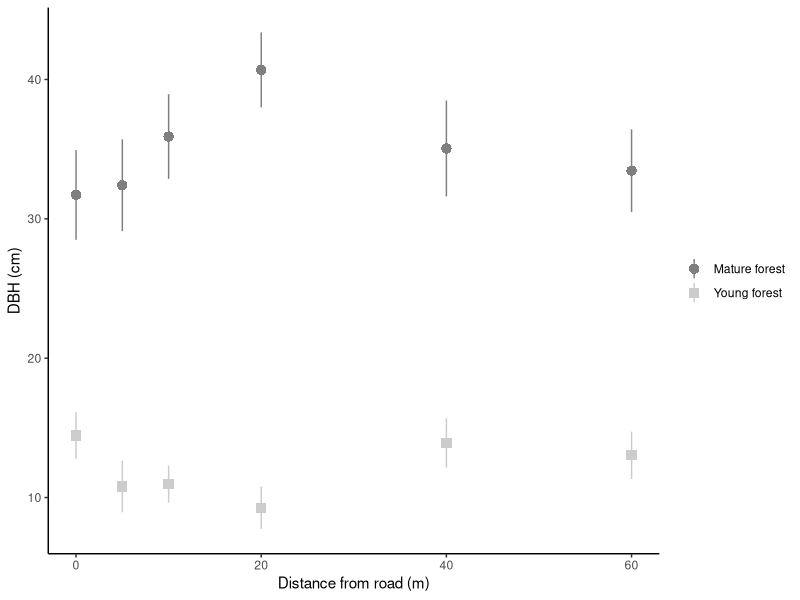
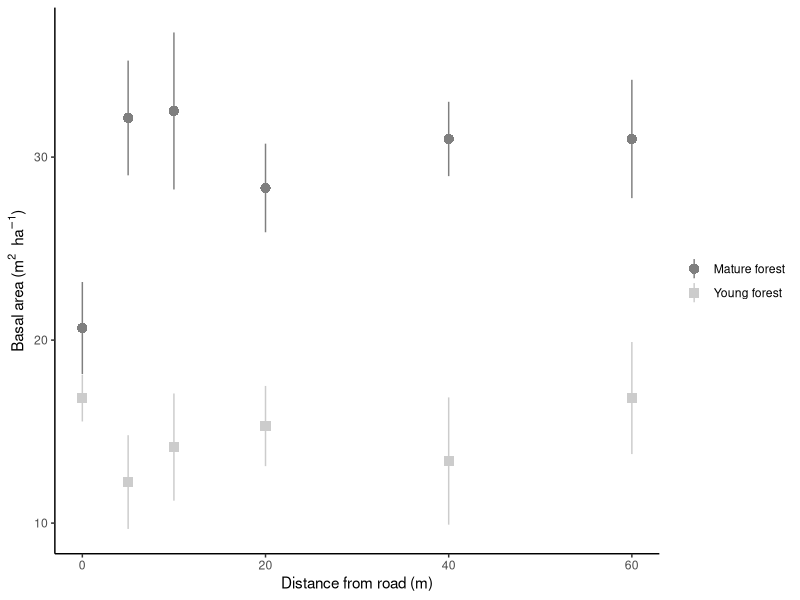
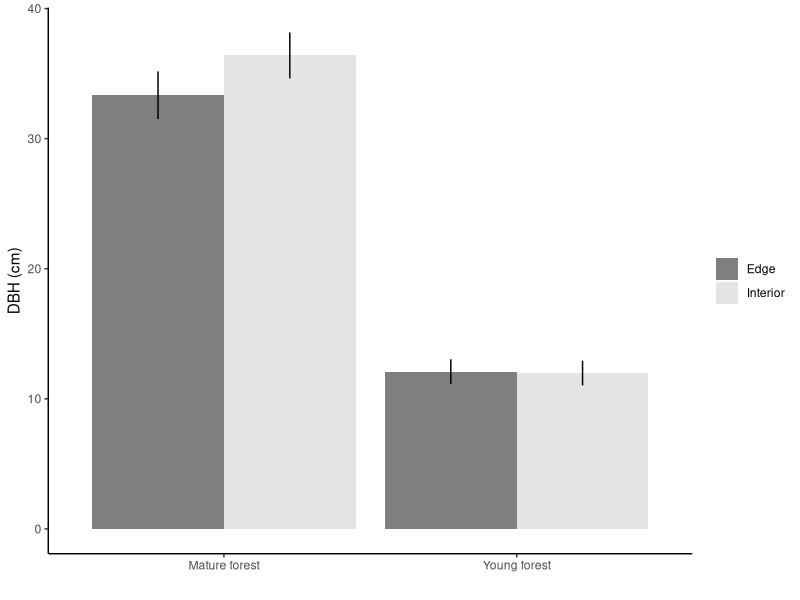
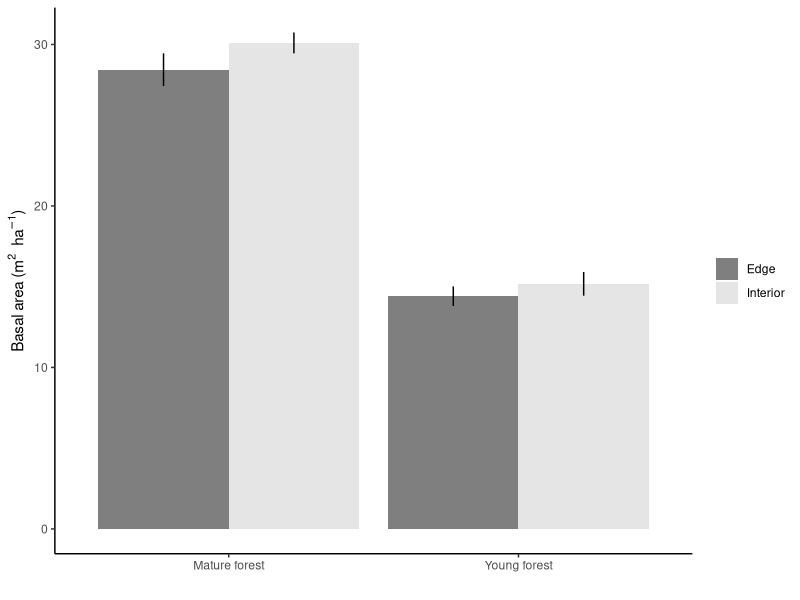
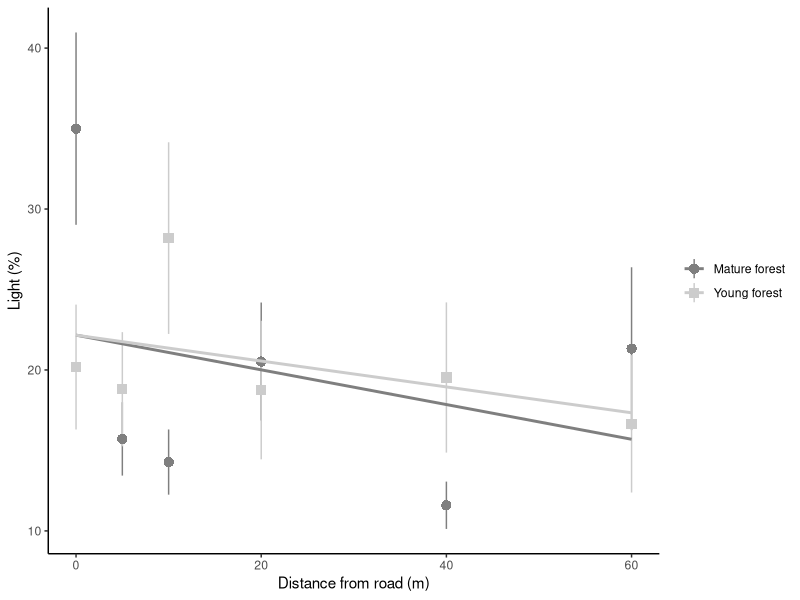
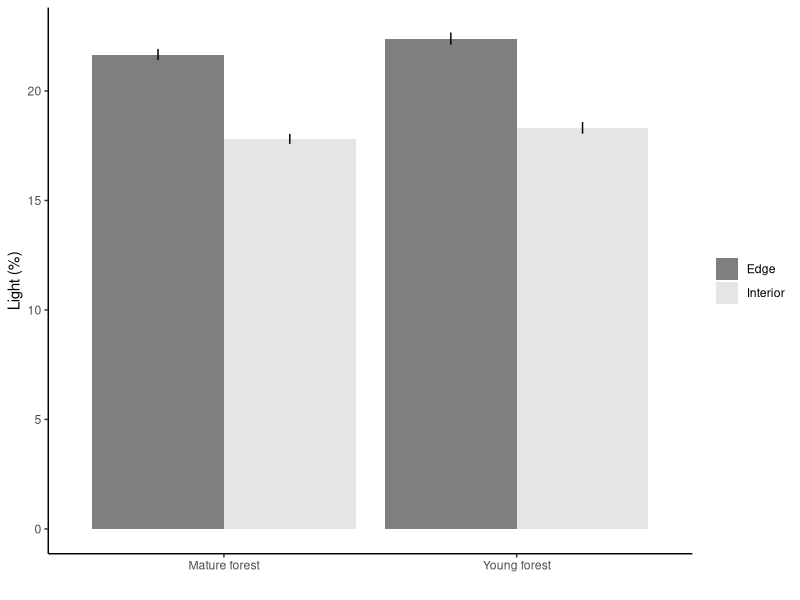
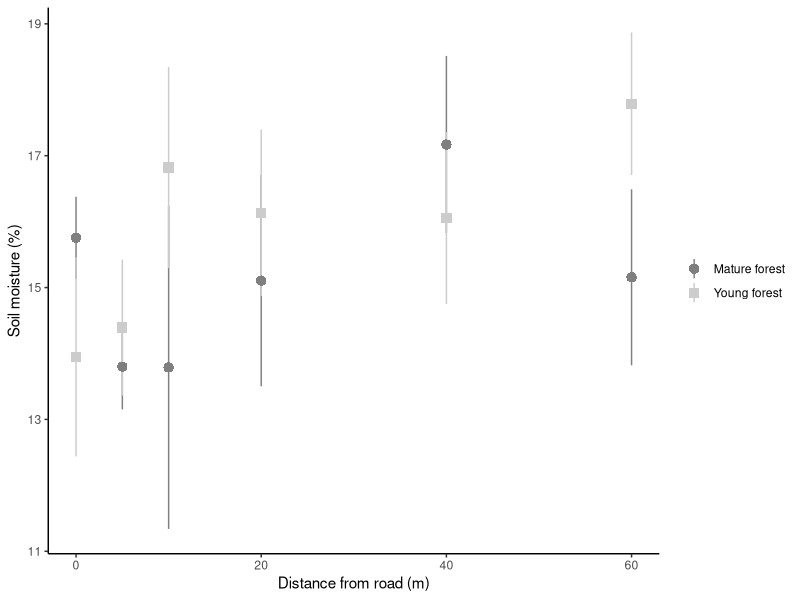
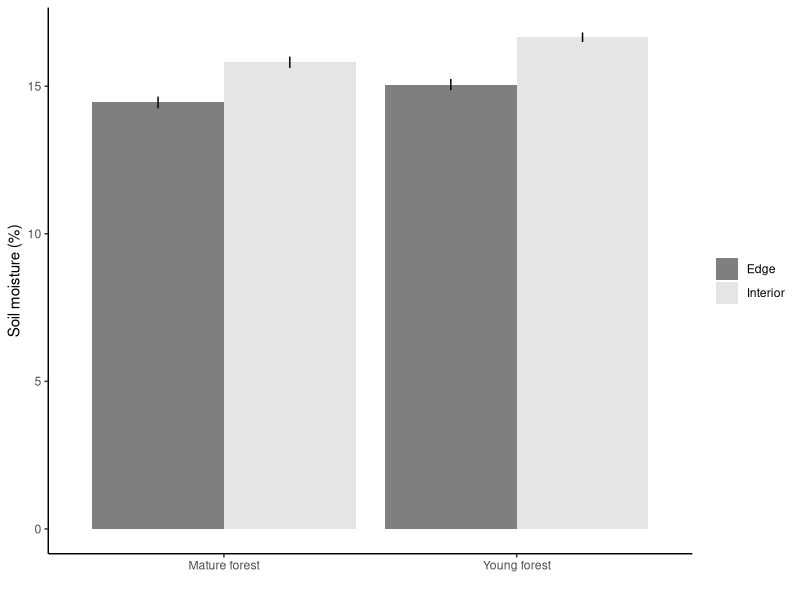

These figures' R source, in order:
## ---- chunk 1

knitr::opts_chunk$set(fig.width = 7, fig.height = 3.5)
knitr::opts_chunk$set(dpi = 600)
knitr::opts_chunk$set(echo = F)
knitr::opts_chunk$set(warning = F)
knitr::opts_chunk$set(message = F)
# knitr::opts_chunk$set(eval = F)

# options(na.action = "na.fail")# global model setting for using multimodel inference 'dredge' function

## ---- chunk 2
# library(lme4); library(car); library(sciplot); library(lmerTest); 
# library(MuMIn)
library(plyr); library(dplyr); library(tidyr); library(readr)
library(ggplot2)
library(knitr)
## ---- chunk 3
seedling_data <- read_csv("data/seedling_growth_survival_data.csv")
germination_data <- read_csv("data/germination_data.csv")
forest_data <- read_csv("data/forest_trees.csv")
light_data <- read_csv("data/light2005_data.csv")
litter_data <- read_csv("data/litter.csv")
soil_moisture_data <- read_csv("data/soil_moisture2005_data.csv")
## ---- chunk 4

sites <- data_frame(unique(seedling_data$site_code), unique(seedling_data$site_name))
names(sites) <- c("site_code","site_name")

library(stringr)
germination_data <- rename(germination_data, site_code = site)
# sort(unique(germination_data$site_code))
germination_data$site_code <- germination_data$site_code %>%
  str_sub(., 1,3) %>% 
  str_replace_all(c("Cic"="CH","Dub"="DB","Duc"="DU","Dug"="DG","For"="FR","Gri"="GR","Hdq"="HQ","Lil"="LD","Par"="PR","SR4"="SR","Yel"="TC"))

forest_data <- rename(forest_data, site_code = site)
# unique(forest_data$site_code)
forest_data$site_code <- forest_data$site_code %>% 
  str_replace_all(c("DUCK"="DU","DUB"="DB","DUG"="DG", "SR45"="SR"))

light_data <- rename(light_data, site_code = site)
# unique(light_data$site_code)
light_data$site_code <- light_data$site_code %>% 
  str_replace_all(c("DUCK"="DU","DUB"="DB","DUG"="DG", "SR45"="SR"))

litter_data <- rename(litter_data, site_code = site)
# unique(litter_data$site_code)
litter_data$site_code <- litter_data$site_code %>% 
  str_replace_all(c("DUCK"="DU","DUB"="DB","DUG"="DG", "SR45"="SR"))

soil_moisture_data <- rename(soil_moisture_data, site_code = site)
# unique(soil_moisture_data$site_code)
soil_moisture_data$site_code <- soil_moisture_data$site_code %>% 
  str_replace_all(c("Duck"="DU","DUB"="DB","DUG"="DG", "SR45"="SR","Griffy"="GR","YW"="TC"))


# summary(seedling_data)
# unique(seedling_data$species)
seedling_data <- filter(seedling_data, is.na(species)=="FALSE")
# filter(seedling_data, rgr_ht<0)
seedling_data <- seedling_data %>% 
  mutate(rgr_ht = (final_ht06 - initial_ht)/initial_ht)
## There are 97 negative values in this growth rate. Values are sometimes very inconsistent from the spring 2006 measurement to the final measurement
seedling_data <- mutate(seedling_data,
                        habitat_type = if_else(distance<20,"Edge","Interior"))

# summary(germination_data)
# unique(germination_data$species)
# filter(germination_data, is.na(seeds_germinated))$comments
germination_data <- germination_data %>% 
  mutate(pct_germinated = 100*(seeds_germinated/seeds_present),
         common_name = "",
         status = native_exotic,
         habitat_type = if_else(distance<20,"Edge","Interior"))

# summary(forest_data)
forest_data <- forest_data %>% 
  rename(distance = dist) %>% 
  mutate(habitat_type = if_else(distance<20,"Edge","Interior"))
# unique(forest_data$species)
# filter(forest_data, is.na(species))
grouped_forest_data <- forest_data %>% 
  mutate(basal_area_m2_ha = trees_in*10*(.0929/.404686)) %>% 
  group_by(site_code, age, distance) %>% 
  summarise(
    richness = n_distinct(species),
    avg_dbh = mean(dbh_cm, na.rm = T),
    se_dbh = sd(dbh_cm, na.rm = T)/sqrt(length(dbh_cm)),
    total_dbh = sum(dbh_cm, na.rm = T),
    avg_basal_area = mean(basal_area_m2_ha, na.rm = T)
  )

# summary(light_data)
light_data <- mutate(light_data, habitat_type = if_else(distance<20,"Edge","Interior"))
grouped_light_data <- light_data %>% 
  group_by(site_code, age, distance) %>% 
  summarise(avg_ppfd = mean(ppfd),
            avg_pct_light = mean(pct_light))

# summary(litter_data)
litter_data <- litter_data %>% 
  rename(distance = dist) %>% 
  mutate(habitat_type = if_else(distance<20,"Edge","Interior"))

# summary(soil_moisture_data)
soil_moisture_data <- mutate(soil_moisture_data, habitat_type = if_else(distance<20,"Edge","Interior"))


seedling_data <- seedling_data %>%
  rename(age = forest_age) %>% 
  left_join(., grouped_forest_data, by = c("age","site_code","distance")) %>% 
  left_join(., grouped_light_data, by = c("age","site_code","distance")) %>% 
  left_join(., litter_data, by = c("age","site_code","distance")) %>% 
  left_join(., soil_moisture_data, by = c("age","site_code","distance"))


germination_data <- germination_data %>%
  rename(age = forest_age) %>% 
  left_join(., grouped_forest_data, by = c("age","site_code","distance")) %>% 
  left_join(., grouped_light_data, by = c("age","site_code","distance")) %>% 
  left_join(., litter_data, by = c("age","site_code","distance")) %>% 
  left_join(., soil_moisture_data, by = c("age","site_code","distance"))

# xtabs(~ species + native_exotic, germination_data)

## ---- chunk 5
germination_data$common_name[germination_data$species=="D"] <- "Dogwood"
germination_data$common_name[germination_data$species=="A"] <- "Autumn olive"
germination_data$common_name[germination_data$species=="H"] <- "Honeysuckle"
germination_data$common_name[germination_data$species=="P"] <- "Privet"
germination_data$common_name[germination_data$species=="R"] <- "Redbud"
germination_data$common_name[germination_data$species=="S"] <- "Spicebush"

germination_data$sci_name[germination_data$species=="A"] <- "Elaeagnus umbellata"
germination_data$sci_name[germination_data$species=="H"] <- "Lonicera maackii"
germination_data$sci_name[germination_data$species=="P"] <- "Ligustrum obtusifolium"
germination_data$sci_name[germination_data$species=="D"] <- "Cornus florida"
germination_data$sci_name[germination_data$species=="R"] <- "Cercis canadensis"
germination_data$sci_name[germination_data$species=="S"] <- "Lindera benzoin"

germination_data$status[germination_data$status=="N"] <- "Native"
germination_data$status[germination_data$status=="E"] <- "Non-native"

species_table <- germination_data %>% 
  filter(site_code=="BB", distance==0) %>%
  select(species, status, common_name, sci_name)
  
# kable(species_table %>% 
#         mutate(Species = paste(common_name, " ", "(", sci_name, ")", sep="")) %>% 
#         select(Species, Status = status) %>%
#         arrange(Status)
#       )
## ---- chunk 6

forest_data$age[forest_data$age=="M"] <- "Mature forest"
forest_data$age[forest_data$age=="Y"] <- "Young forest"
# levels(forest_data$age) <- c("Mature","Young")

#  Basal area calculation: "trees_in"*10 = basal area (ft^2 acre^-1)
#  Conversion to m^2 ha^-1: 1 acre = .404686 hectares; 1 ft^2 = .0929 m^2
forest_data <- forest_data %>%
  mutate(basal_area_m2_ha = trees_in*10*(.0929/.404686))

## DBH plot
ggplot(forest_data, aes(distance, dbh_cm, shape = age, color = age)) +
  scale_shape_manual(values = c(16,15)) +
  stat_summary(fun.data = "mean_se", geom = "pointrange", size = .7) +
  scale_color_manual(values = c("grey50", "grey80")) +
  theme_classic() +
  theme(legend.title = element_blank()) +
  xlab("Distance from road (m)") +
  ylab("DBH (cm)")

## Basal area plot
ggplot(forest_data, aes(distance, basal_area_m2_ha, shape = age, color = age)) +
  scale_shape_manual(values = c(16,15)) +
  stat_summary(fun.data = "mean_se", geom = "pointrange", size = .7) +
  scale_color_manual(values = c("grey50", "grey80")) +
  theme_classic() +
  theme(legend.title = element_blank()) +
  xlab("Distance from road (m)") +
  ylab(expression(paste("Basal area (", {m}^2, "  ", {ha}^-1, ")")))

## Summarise mean and SE into new dataframe
avg_forest_data <- forest_data %>%
  group_by(age, habitat_type) %>% 
  summarise(
    richness = n_distinct(species),
    avg_dbh = mean(dbh_cm, na.rm = T),
    se_dbh = sd(dbh_cm, na.rm = T)/sqrt(length(dbh_cm)),
    total_dbh = sum(dbh_cm, na.rm = T),
    avg_basal_area = mean(basal_area_m2_ha, na.rm = T),
    se_basal_area = sd(basal_area_m2_ha, na.rm = T)/sqrt(length(basal_area_m2_ha))
  )

ggplot(avg_forest_data, aes(age, avg_dbh, fill = habitat_type)) +
  geom_col(position = "dodge") +
  geom_errorbar(aes(ymin = avg_dbh - se_dbh, ymax = avg_dbh + se_dbh), width = 0, position = position_dodge(width = .9)) +
  scale_fill_manual(values = c("grey50", "grey90")) +
  theme_classic() +
  theme(legend.title = element_blank()) +
  xlab("") +
  ylab("DBH (cm)")

ggplot(avg_forest_data, aes(age, avg_basal_area, fill = habitat_type)) +
  geom_col(position = "dodge") +
  geom_errorbar(aes(ymin = avg_basal_area - se_basal_area, ymax = avg_basal_area + se_basal_area), width = 0, position = position_dodge(width = .9)) +
  scale_fill_manual(values = c("grey50", "grey90")) +
  theme_classic() +
  theme(legend.title = element_blank()) +
  xlab("") +
  ylab(expression(paste("Basal area (", {m}^2, "  ", {ha}^-1, ")")))

## ---- chunk 7

light_data$age[light_data$age=="M"] <- "Mature forest"
light_data$age[light_data$age=="Y"] <- "Young forest"

# skimr::skim(light_data)

ggplot(light_data, aes(distance, (pct_light), shape = age, color = age)) +
  scale_shape_manual(values = c(16,15)) +
  stat_summary(fun.data = "mean_se", geom = "pointrange", size = .7) +
  geom_smooth(method = "lm", alpha = .2, se = F) +
  scale_color_manual(values = c("grey50", "grey80")) +
  theme_classic() +
  theme(legend.title = element_blank()) +
  xlab("Distance from road (m)") +
  ylab("Light (%)")


avg_light_data <- light_data %>% 
  group_by(age, habitat_type) %>% 
  summarise(avg_pct_light = mean(pct_light),
            se_pct_light = sd(pct_light)/length(pct_light))

ggplot(avg_light_data, aes(age, avg_pct_light, fill = habitat_type)) +
  geom_col(position = "dodge") +
  geom_errorbar(aes(ymin = avg_pct_light - se_pct_light, ymax = avg_pct_light + se_pct_light), width = 0, position = position_dodge(width = .9)) +
  scale_fill_manual(values = c("grey50", "grey90")) +
  theme_classic() +
  theme(legend.title = element_blank()) +
  xlab("") +
  ylab("Light (%)")

## ---- chunk 8

soil_moisture_data$age[soil_moisture_data$age=="M"] <- "Mature forest"
soil_moisture_data$age[soil_moisture_data$age=="Y"] <- "Young forest"

ggplot(soil_moisture_data, aes(distance, pct_moisture, shape = age, color = age)) +
  scale_shape_manual(values = c(16,15)) +
  stat_summary(fun.data = "mean_se", geom = "pointrange", size = .7) +
  # geom_smooth(method = "lm", se = F, show.legend = F) +
  scale_color_manual(values = c("grey50", "grey80")) +
  theme_classic() +
  theme(legend.title = element_blank()) +
  xlab("Distance from road (m)") +
  ylab("Soil moisture (%)")


# ggplot(soil_moisture_data, aes(age, pct_moisture, fill = habitat_type)) +
#   geom_boxplot(notch = F) +
#   # geom_violin() +
#   scale_fill_manual(values = c("black", "grey90")) +
#   theme_classic()

## Pooled soil moisture data
# ggplot(soil_moisture_data, aes(distance, pct_moisture)) +
#   # scale_shape_manual(values = c(16,15)) +
#   stat_summary(fun.data = "mean_se", geom = "pointrange", size = .7) +
#   # scale_color_manual(values = c("black", "grey65")) +
#   theme_classic()


avg_soil_data <- soil_moisture_data %>% 
  group_by(age, habitat_type) %>% 
  summarise(avg_pct_moisture = mean(pct_moisture),
            se_pct_moisture = sd(pct_moisture)/length(pct_moisture))

ggplot(avg_soil_data, aes(age, avg_pct_moisture, fill = habitat_type)) +
  geom_col(position = "dodge") +
  geom_errorbar(aes(ymin = avg_pct_moisture - se_pct_moisture, ymax = avg_pct_moisture + se_pct_moisture), width = 0, position = position_dodge(width = .9)) +
  scale_fill_manual(values = c("grey50", "grey90")) +
  theme_classic() +
  theme(legend.title = element_blank()) +
  xlab("") +
  ylab("Soil moisture (%)")

# soil_lm <- lm(pct_moisture ~ habitat_type*age, data = soil_moisture_data)
# summary(soil_lm)
# car::Anova(soil_lm, type = 3)

## ---- chunk 9

litter_data$age[litter_data$age=="M"] <- "Mature forest"
litter_data$age[litter_data$age=="Y"] <- "Young forest"


# .25*.25 = .0625 m^2
# 1 g = .001 kg
litter_data <- litter_data %>% 
  mutate(litter_kg_m2 = litter*(.001/.0625))

ggplot(litter_data, aes(distance, litter_kg_m2, shape = age, color = age)) +
  scale_shape_manual(values = c(16,15)) +
  stat_summary(fun.data = "mean_se", geom = "pointrange", size = .7) +
  # geom_smooth(method = "lm", se = F, show.legend = F) +
  scale_color_manual(values = c("grey50", "grey80")) +
  theme_classic() +
  theme(legend.title = element_blank()) +
  xlab("Distance from road (m)") +
  ylab(expression(paste("Litter (kg ", {m}^-2, ")")))


avg_litter_data <- litter_data %>% 
  group_by(age, habitat_type) %>% 
  summarise(avg_litter = mean(litter_kg_m2),
            se_litter = sd(litter_kg_m2)/length(litter_kg_m2))

ggplot(avg_litter_data, aes(age, avg_litter, fill = habitat_type)) +
  geom_col(position = "dodge") +
  geom_errorbar(aes(ymin = avg_litter - se_litter, ymax = avg_litter + se_litter), width = 0, position = position_dodge(width = .9)) +
  scale_fill_manual(values = c("grey50", "grey90")) +
  theme_classic() +
  theme(legend.title = element_blank()) +
  xlab("") +
  ylab(expression(paste("Litter (kg ", {m}^-2, ")")))

# litter_lm <- lm(litter_kg_m2 ~ distance*age, data = litter_data)
# summary(litter_lm)
# litter_lm2 <- lm(litter_kg_m2 ~ habitat_type*age, data = litter_data)
# summary(litter_lm2)
# 
# AIC(litter_lm)
# AIC(litter_lm2)

## ---- chunk 10

# names(germination_data)
germination_data$age[germination_data$age=="Y"] <- "Young forest"
germination_data$age[germination_data$age=="M"] <- "Mature forest"

germination_data$common_name <- factor(
  germination_data$common_name, levels = c("Autumn olive","Honeysuckle","Privet","Dogwood","Redbud","Spicebush"))
germination_data$status <- factor(germination_data$status, levels = c("Native","Non-native"))

avg_germination_data <- germination_data %>% 
  group_by(status, distance) %>% 
  summarise(avg_germinated = mean(pct_germinated, na.rm = T))

ggplot(germination_data, aes(distance, pct_germinated)) +
  stat_summary(aes(shape = common_name), fun.data = "mean_se", geom = "point", size = 2.5) +
  
  geom_smooth(aes(linetype = status), method = "lm", se = F, show.legend = F, color = "grey50") +
  
  # scale_shape_manual(values = c(rep(16, 3), rep(17, 3))) +
  # scale_color_manual(values = c(brewer.pal(3, "RdBu"), brewer.pal(3, "RdBu"))) +
  scale_linetype_manual(values = c(2,1)) +
  
  scale_color_brewer(palette = "RdBu") +
  facet_wrap(~age) +
  theme_bw() +
  theme(strip.background = element_blank(),
        panel.grid = element_blank(),
        legend.title = element_blank()) +
  ylab("Percent germination") +
  xlab("Distance from road (m)")

# ggsave("figures/pct_germinated.png", dpi = 600, width = 7, height = 3.5)

## ---- chunk 11

# names(seedling_data)
seedling_data <- mutate(seedling_data, common_name = "")
seedling_data$common_name[seedling_data$species=="D"] <- "Dogwood"
seedling_data$common_name[seedling_data$species=="A"] <- "Autumn olive"
seedling_data$common_name[seedling_data$species=="H"] <- "Honeysuckle"
seedling_data$common_name[seedling_data$species=="P"] <- "Privet"
seedling_data$common_name[seedling_data$species=="R"] <- "Redbud"
seedling_data$common_name[seedling_data$species=="S"] <- "Spicebush"

seedling_data$common_name <- factor(
  seedling_data$common_name, levels = c("Autumn olive","Honeysuckle","Privet","Dogwood","Redbud","Spicebush"))

seedling_data$status[seedling_data$status=="n"] <- "Native"
seedling_data$status[seedling_data$status=="e"] <- "Non-native"

seedling_data$status <- factor(seedling_data$status, levels = c("Native","Non-native"))

seedling_data$age[seedling_data$age=="young"] <- "Young forest"
seedling_data$age[seedling_data$age=="mature"] <- "Mature forest"

## ---- chunk 12

ggplot(seedling_data, aes(distance, final_ht06)) +
  stat_summary(aes(shape = common_name), fun.data = "mean_se", geom = "point", size = 2.5) +
  geom_smooth(aes(linetype = status), method = "lm", se = F, show.legend = F, color = "grey50") +
  scale_linetype_manual(values = c(2,1)) +
  scale_color_brewer(palette = "RdBu") +
  facet_wrap(~age) +
  theme_bw() +
  theme(strip.background = element_blank(),
        panel.grid = element_blank(),
        legend.title = element_blank()) +
  ylab("Height (cm)") +
  xlab("Distance from road (m)")

## ---- chunk 13

ggplot(seedling_data, aes(distance, diameter06)) +
  stat_summary(aes(shape = common_name), fun.data = "mean_se", geom = "point", size = 2.5) +
  geom_smooth(aes(linetype = status), method = "lm", se = F, show.legend = F, color = "grey50") +
  scale_linetype_manual(values = c(2,1)) +
  scale_color_brewer(palette = "RdBu") +
  facet_wrap(~age) +
  theme_bw() +
  theme(strip.background = element_blank(),
        panel.grid = element_blank(),
        legend.title = element_blank()) +
  ylab("Diameter (mm)") +
  xlab("Distance from road (m)")

## ---- chunk 14

ggplot(seedling_data, aes(distance, tot_biomass)) +
  stat_summary(aes(shape = common_name), fun.data = "mean_se", geom = "point", size = 2.5) +
  geom_smooth(aes(linetype = status), method = "lm", se = F, show.legend = F, color = "grey50") +
  scale_linetype_manual(values = c(2,1)) +
  scale_color_brewer(palette = "RdBu") +
  facet_wrap(~age) +
  theme_bw() +
  theme(strip.background = element_blank(),
        panel.grid = element_blank(),
        legend.title = element_blank()) +
  ylab("Biomass (g)") +
  xlab("Distance from road (m)")

## ---- chunk 15

ggplot(seedling_data, aes(distance, 100*rgr_ht)) +
  stat_summary(aes(shape = common_name), fun.data = "mean_se", geom = "point", size = 2.5) +
  geom_smooth(aes(linetype = status), method = "lm", se = F, show.legend = F, color = "grey50") +
  scale_linetype_manual(values = c(2,1)) +
  scale_color_brewer(palette = "RdBu") +
  facet_wrap(~age) +
  theme_bw() +
  theme(strip.background = element_blank(),
        panel.grid = element_blank(),
        legend.title = element_blank()) +
  ylab("Relative growth (% of initial height)") +
  xlab("Distance from road (m)") 

## ---- chunk 16

# names(seedling_data)

herbiv <- select(seedling_data, site_name:status, common_name, starts_with("herb"))
herbiv <- herbiv %>% 
  gather(year, herbivory, herbivory04:herbivory06)
herbiv$year[herbiv$year=="herbivory04"] <- 2004
herbiv$year[herbiv$year=="herbivory05"] <- 2005
herbiv$year[herbiv$year=="herbivory06"] <- 2006

ggplot(herbiv, aes(distance, herbivory)) +
  stat_summary(aes(shape = common_name), fun.data = "mean_se", geom = "point", size = 2.5) +
  geom_smooth(aes(linetype = status), method = "lm", se = F, show.legend = F, color = "grey50") +
  scale_linetype_manual(values = c(2,1)) +
  scale_color_brewer(palette = "RdBu") +
  facet_grid(year~age) +
  theme_bw() +
  theme(strip.background = element_blank(),
        panel.grid = element_blank(),
        legend.title = element_blank()) +
  ylab("Herbivory") +
  xlab("Distance from road (m)") 

## ---- chunk 17

surv <- select(seedling_data, site_name:status, common_name, starts_with("surv"))
surv <- surv %>% gather(year, survival, survival04:survival06)
surv$year[surv$year=="survival04"] <- 2004
surv$year[surv$year=="survival05"] <- 2005
surv$year[surv$year=="survival06"] <- 2006

surv <- surv %>% 
  group_by(year, distance, age, status, common_name) %>% 
  filter(!is.na(survival)) %>% 
  summarise(pct_survival = 100*sum(survival)/length(survival))

ggplot(filter(surv, year == 2006), aes(distance, pct_survival)) +
  stat_summary(aes(shape = common_name), fun.data = "mean_se", geom = "point", size = 2.5) +
  # geom_smooth(aes(linetype = status), method = "lm", se = F, show.legend = F, color = "grey50") +
  scale_linetype_manual(values = c(2,1)) +
  # scale_color_brewer(palette = "RdBu") +
  # facet_grid(year~age) +
  theme_bw() +
  theme(strip.background = element_blank(),
        panel.grid = element_blank(),
        legend.title = element_blank()) +
  ylab("Survival (%)") +
  xlab("Distance from road (m)") 

